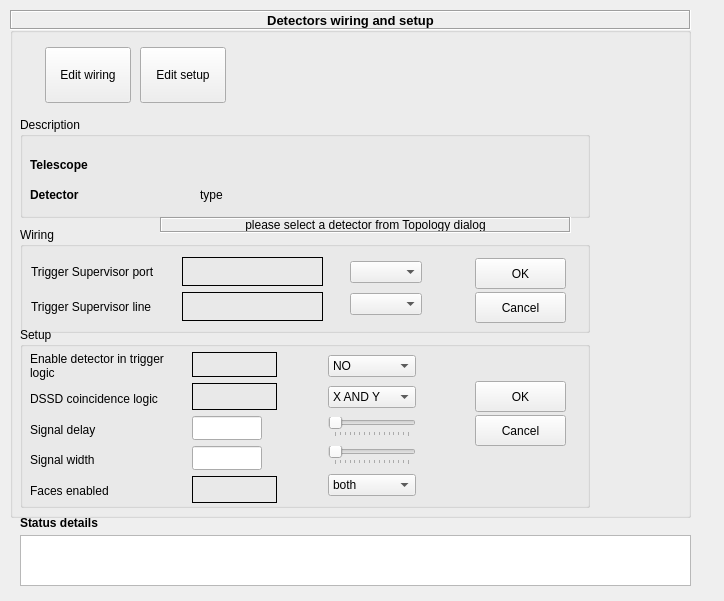
<?xml version="1.0" encoding="UTF-8"?>
<ui version="4.0">
 <class>detWireSetForm</class>
 <widget class="QWidget" name="detWireSetForm">
  <property name="geometry">
   <rect>
    <x>0</x>
    <y>0</y>
    <width>724</width>
    <height>601</height>
   </rect>
  </property>
  <property name="windowTitle">
   <string>Detectors Wiring</string>
  </property>
  <widget class="QGroupBox" name="mainBox">
   <property name="geometry">
    <rect>
     <x>10</x>
     <y>27</y>
     <width>681</width>
     <height>491</height>
    </rect>
   </property>
   <property name="layoutDirection">
    <enum>Qt::LeftToRight</enum>
   </property>
   <property name="title">
    <string/>
   </property>
   <property name="alignment">
    <set>Qt::AlignLeading|Qt::AlignLeft|Qt::AlignVCenter</set>
   </property>
   <property name="flat">
    <bool>true</bool>
   </property>
   <property name="checkable">
    <bool>false</bool>
   </property>
   <widget class="QGroupBox" name="descBox">
    <property name="geometry">
     <rect>
      <x>10</x>
      <y>90</y>
      <width>570</width>
      <height>101</height>
     </rect>
    </property>
    <property name="title">
     <string>Description</string>
    </property>
    <widget class="QWidget" name="layoutWidget">
     <property name="geometry">
      <rect>
       <x>10</x>
       <y>40</y>
       <width>161</width>
       <height>16</height>
      </rect>
     </property>
     <layout class="QHBoxLayout" name="hl3">
      <item>
       <widget class="QLabel" name="telLabel">
        <property name="font">
         <font>
          <weight>75</weight>
          <bold>true</bold>
         </font>
        </property>
        <property name="text">
         <string>Telescope</string>
        </property>
       </widget>
      </item>
      <item>
       <widget class="QLabel" name="telNameLabel">
        <property name="text">
         <string/>
        </property>
       </widget>
      </item>
     </layout>
    </widget>
    <widget class="QWidget" name="layoutWidget">
     <property name="geometry">
      <rect>
       <x>10</x>
       <y>70</y>
       <width>161</width>
       <height>16</height>
      </rect>
     </property>
     <layout class="QHBoxLayout" name="hl5">
      <item>
       <widget class="QLabel" name="detLabel">
        <property name="font">
         <font>
          <weight>75</weight>
          <bold>true</bold>
         </font>
        </property>
        <property name="text">
         <string>Detector</string>
        </property>
       </widget>
      </item>
      <item>
       <widget class="QLabel" name="detNameLabel">
        <property name="text">
         <string/>
        </property>
       </widget>
      </item>
     </layout>
    </widget>
    <widget class="QWidget" name="layoutWidget">
     <property name="geometry">
      <rect>
       <x>180</x>
       <y>70</y>
       <width>131</width>
       <height>16</height>
      </rect>
     </property>
     <layout class="QHBoxLayout" name="hl4">
      <item>
       <widget class="QLabel" name="typeLabel">
        <property name="font">
         <font>
          <weight>50</weight>
          <italic>false</italic>
          <bold>false</bold>
         </font>
        </property>
        <property name="text">
         <string>type</string>
        </property>
       </widget>
      </item>
      <item>
       <widget class="QLabel" name="detTypeLabel">
        <property name="text">
         <string/>
        </property>
       </widget>
      </item>
     </layout>
    </widget>
   </widget>
   <widget class="QGroupBox" name="wiringBox">
    <property name="geometry">
     <rect>
      <x>10</x>
      <y>200</y>
      <width>570</width>
      <height>106</height>
     </rect>
    </property>
    <property name="title">
     <string>Wiring</string>
    </property>
    <property name="flat">
     <bool>false</bool>
    </property>
    <property name="checkable">
     <bool>false</bool>
    </property>
    <widget class="QPushButton" name="cancelWiringButton">
     <property name="geometry">
      <rect>
       <x>455</x>
       <y>65</y>
       <width>91</width>
       <height>31</height>
      </rect>
     </property>
     <property name="text">
      <string>Cancel</string>
     </property>
     <property name="icon">
      <iconset>
       <normalon>:/icon/icons/cancel-large.png</normalon>
      </iconset>
     </property>
    </widget>
    <widget class="QPushButton" name="okWiringButton">
     <property name="geometry">
      <rect>
       <x>455</x>
       <y>31</y>
       <width>91</width>
       <height>31</height>
      </rect>
     </property>
     <property name="text">
      <string>OK</string>
     </property>
     <property name="icon">
      <iconset>
       <normalon>:/icon/icons/ok-large.png</normalon>
      </iconset>
     </property>
    </widget>
    <widget class="QLabel" name="wiringStatusIcon">
     <property name="geometry">
      <rect>
       <x>55</x>
       <y>0</y>
       <width>26</width>
       <height>16</height>
      </rect>
     </property>
     <property name="frameShape">
      <enum>QFrame::NoFrame</enum>
     </property>
     <property name="frameShadow">
      <enum>QFrame::Plain</enum>
     </property>
     <property name="text">
      <string/>
     </property>
     <property name="textFormat">
      <enum>Qt::PlainText</enum>
     </property>
     <property name="scaledContents">
      <bool>false</bool>
     </property>
     <property name="alignment">
      <set>Qt::AlignHCenter|Qt::AlignTop</set>
     </property>
     <property name="wordWrap">
      <bool>true</bool>
     </property>
     <property name="openExternalLinks">
      <bool>false</bool>
     </property>
    </widget>
    <widget class="QWidget" name="layoutWidget">
     <property name="geometry">
      <rect>
       <x>11</x>
       <y>30</y>
       <width>391</width>
       <height>64</height>
      </rect>
     </property>
     <layout class="QHBoxLayout" name="horizontalLayout_2">
      <item>
       <layout class="QVBoxLayout" name="verticalLayout_4">
        <item>
         <widget class="QLabel" name="tsiPortLabel">
          <property name="font">
           <font>
            <weight>50</weight>
            <bold>false</bold>
           </font>
          </property>
          <property name="text">
           <string>Trigger Supervisor port</string>
          </property>
         </widget>
        </item>
        <item>
         <widget class="QLabel" name="tsiLineLabel">
          <property name="font">
           <font>
            <weight>50</weight>
            <bold>false</bold>
           </font>
          </property>
          <property name="text">
           <string>Trigger Supervisor line</string>
          </property>
         </widget>
        </item>
       </layout>
      </item>
      <item>
       <spacer name="horizontalSpacer_3">
        <property name="orientation">
         <enum>Qt::Horizontal</enum>
        </property>
        <property name="sizeHint" stdset="0">
         <size>
          <width>40</width>
          <height>20</height>
         </size>
        </property>
       </spacer>
      </item>
      <item>
       <layout class="QVBoxLayout" name="verticalLayout_5">
        <item>
         <widget class="QLabel" name="portLabel">
          <property name="minimumSize">
           <size>
            <width>141</width>
            <height>21</height>
           </size>
          </property>
          <property name="font">
           <font>
            <pointsize>11</pointsize>
            <weight>75</weight>
            <bold>true</bold>
           </font>
          </property>
          <property name="frameShape">
           <enum>QFrame::Box</enum>
          </property>
          <property name="text">
           <string/>
          </property>
          <property name="textFormat">
           <enum>Qt::AutoText</enum>
          </property>
          <property name="alignment">
           <set>Qt::AlignCenter</set>
          </property>
         </widget>
        </item>
        <item>
         <widget class="QLabel" name="lineLabel">
          <property name="minimumSize">
           <size>
            <width>141</width>
            <height>21</height>
           </size>
          </property>
          <property name="font">
           <font>
            <pointsize>11</pointsize>
            <weight>75</weight>
            <bold>true</bold>
           </font>
          </property>
          <property name="frameShape">
           <enum>QFrame::Box</enum>
          </property>
          <property name="text">
           <string/>
          </property>
          <property name="textFormat">
           <enum>Qt::AutoText</enum>
          </property>
          <property name="alignment">
           <set>Qt::AlignCenter</set>
          </property>
         </widget>
        </item>
       </layout>
      </item>
      <item>
       <spacer name="horizontalSpacer_2">
        <property name="orientation">
         <enum>Qt::Horizontal</enum>
        </property>
        <property name="sizeHint" stdset="0">
         <size>
          <width>40</width>
          <height>20</height>
         </size>
        </property>
       </spacer>
      </item>
      <item>
       <layout class="QVBoxLayout" name="verticalLayout_6">
        <item>
         <widget class="QComboBox" name="portComboBox"/>
        </item>
        <item>
         <widget class="QComboBox" name="lineComboBox"/>
        </item>
       </layout>
      </item>
     </layout>
    </widget>
   </widget>
   <widget class="QGroupBox" name="setupBox">
    <property name="geometry">
     <rect>
      <x>10</x>
      <y>300</y>
      <width>570</width>
      <height>181</height>
     </rect>
    </property>
    <property name="title">
     <string>Setup</string>
    </property>
    <property name="flat">
     <bool>false</bool>
    </property>
    <widget class="QPushButton" name="okSetupButton">
     <property name="geometry">
      <rect>
       <x>455</x>
       <y>54</y>
       <width>91</width>
       <height>31</height>
      </rect>
     </property>
     <property name="text">
      <string>OK</string>
     </property>
     <property name="icon">
      <iconset>
       <normalon>:/icon/icons/ok-large.png</normalon>
      </iconset>
     </property>
    </widget>
    <widget class="QPushButton" name="cancelSetupButton">
     <property name="geometry">
      <rect>
       <x>455</x>
       <y>88</y>
       <width>91</width>
       <height>31</height>
      </rect>
     </property>
     <property name="text">
      <string>Cancel</string>
     </property>
     <property name="icon">
      <iconset>
       <normalon>:/icon/icons/cancel-large.png</normalon>
      </iconset>
     </property>
    </widget>
    <widget class="QLabel" name="setupStatusIcon">
     <property name="geometry">
      <rect>
       <x>55</x>
       <y>0</y>
       <width>26</width>
       <height>16</height>
      </rect>
     </property>
     <property name="frameShape">
      <enum>QFrame::NoFrame</enum>
     </property>
     <property name="frameShadow">
      <enum>QFrame::Plain</enum>
     </property>
     <property name="text">
      <string/>
     </property>
     <property name="textFormat">
      <enum>Qt::PlainText</enum>
     </property>
     <property name="scaledContents">
      <bool>false</bool>
     </property>
     <property name="alignment">
      <set>Qt::AlignHCenter|Qt::AlignTop</set>
     </property>
     <property name="wordWrap">
      <bool>true</bool>
     </property>
     <property name="openExternalLinks">
      <bool>false</bool>
     </property>
    </widget>
    <widget class="QWidget" name="layoutWidget">
     <property name="geometry">
      <rect>
       <x>10</x>
       <y>25</y>
       <width>386</width>
       <height>151</height>
      </rect>
     </property>
     <layout class="QHBoxLayout" name="horizontalLayout">
      <item>
       <layout class="QVBoxLayout" name="verticalLayout">
        <item>
         <widget class="QLabel" name="enaLabel">
          <property name="minimumSize">
           <size>
            <width>156</width>
            <height>0</height>
           </size>
          </property>
          <property name="maximumSize">
           <size>
            <width>156</width>
            <height>16777215</height>
           </size>
          </property>
          <property name="text">
           <string>Enable detector in trigger logic</string>
          </property>
          <property name="wordWrap">
           <bool>true</bool>
          </property>
         </widget>
        </item>
        <item>
         <widget class="QLabel" name="logicLabel">
          <property name="text">
           <string>DSSD coincidence logic</string>
          </property>
          <property name="wordWrap">
           <bool>true</bool>
          </property>
         </widget>
        </item>
        <item>
         <widget class="QLabel" name="delayLabel">
          <property name="text">
           <string>Signal delay</string>
          </property>
         </widget>
        </item>
        <item>
         <widget class="QLabel" name="periodLabel">
          <property name="text">
           <string>Signal width</string>
          </property>
         </widget>
        </item>
        <item>
         <widget class="QLabel" name="faceLabel">
          <property name="text">
           <string>Faces enabled</string>
          </property>
         </widget>
        </item>
       </layout>
      </item>
      <item>
       <layout class="QVBoxLayout" name="verticalLayout_2">
        <item>
         <widget class="QLabel" name="enableLabel">
          <property name="minimumSize">
           <size>
            <width>85</width>
            <height>25</height>
           </size>
          </property>
          <property name="maximumSize">
           <size>
            <width>85</width>
            <height>25</height>
           </size>
          </property>
          <property name="font">
           <font>
            <pointsize>11</pointsize>
            <weight>75</weight>
            <bold>true</bold>
           </font>
          </property>
          <property name="frameShape">
           <enum>QFrame::Box</enum>
          </property>
          <property name="text">
           <string/>
          </property>
          <property name="textFormat">
           <enum>Qt::AutoText</enum>
          </property>
          <property name="alignment">
           <set>Qt::AlignCenter</set>
          </property>
         </widget>
        </item>
        <item>
         <widget class="QLabel" name="coincLogicLabel">
          <property name="minimumSize">
           <size>
            <width>85</width>
            <height>25</height>
           </size>
          </property>
          <property name="font">
           <font>
            <pointsize>11</pointsize>
            <weight>75</weight>
            <bold>true</bold>
           </font>
          </property>
          <property name="frameShape">
           <enum>QFrame::Box</enum>
          </property>
          <property name="text">
           <string/>
          </property>
          <property name="textFormat">
           <enum>Qt::AutoText</enum>
          </property>
          <property name="alignment">
           <set>Qt::AlignCenter</set>
          </property>
         </widget>
        </item>
        <item>
         <widget class="QLineEdit" name="delayValue">
          <property name="minimumSize">
           <size>
            <width>56</width>
            <height>24</height>
           </size>
          </property>
          <property name="maximumSize">
           <size>
            <width>70</width>
            <height>24</height>
           </size>
          </property>
          <property name="sizeIncrement">
           <size>
            <width>0</width>
            <height>0</height>
           </size>
          </property>
          <property name="cursor">
           <cursorShape>ArrowCursor</cursorShape>
          </property>
          <property name="focusPolicy">
           <enum>Qt::NoFocus</enum>
          </property>
          <property name="text">
           <string/>
          </property>
          <property name="readOnly">
           <bool>true</bool>
          </property>
         </widget>
        </item>
        <item>
         <widget class="QLineEdit" name="periodValue">
          <property name="minimumSize">
           <size>
            <width>56</width>
            <height>24</height>
           </size>
          </property>
          <property name="maximumSize">
           <size>
            <width>70</width>
            <height>24</height>
           </size>
          </property>
          <property name="cursor">
           <cursorShape>ArrowCursor</cursorShape>
          </property>
          <property name="focusPolicy">
           <enum>Qt::NoFocus</enum>
          </property>
          <property name="text">
           <string/>
          </property>
          <property name="readOnly">
           <bool>true</bool>
          </property>
         </widget>
        </item>
        <item>
         <widget class="QLabel" name="faceValue">
          <property name="minimumSize">
           <size>
            <width>85</width>
            <height>25</height>
           </size>
          </property>
          <property name="font">
           <font>
            <pointsize>11</pointsize>
            <weight>75</weight>
            <bold>true</bold>
           </font>
          </property>
          <property name="frameShape">
           <enum>QFrame::Box</enum>
          </property>
          <property name="text">
           <string/>
          </property>
          <property name="textFormat">
           <enum>Qt::AutoText</enum>
          </property>
          <property name="alignment">
           <set>Qt::AlignCenter</set>
          </property>
         </widget>
        </item>
       </layout>
      </item>
      <item>
       <spacer name="horizontalSpacer">
        <property name="orientation">
         <enum>Qt::Horizontal</enum>
        </property>
        <property name="sizeHint" stdset="0">
         <size>
          <width>40</width>
          <height>20</height>
         </size>
        </property>
       </spacer>
      </item>
      <item>
       <layout class="QVBoxLayout" name="verticalLayout_3">
        <item>
         <widget class="QComboBox" name="enableBox">
          <property name="minimumSize">
           <size>
            <width>61</width>
            <height>0</height>
           </size>
          </property>
          <item>
           <property name="text">
            <string>NO</string>
           </property>
          </item>
          <item>
           <property name="text">
            <string>YES</string>
           </property>
          </item>
         </widget>
        </item>
        <item>
         <widget class="QComboBox" name="coincLogicBox">
          <property name="minimumSize">
           <size>
            <width>80</width>
            <height>0</height>
           </size>
          </property>
          <item>
           <property name="text">
            <string>X AND Y</string>
           </property>
          </item>
          <item>
           <property name="text">
            <string>X OR Y</string>
           </property>
          </item>
         </widget>
        </item>
        <item>
         <widget class="QSlider" name="delaySlider">
          <property name="sizePolicy">
           <sizepolicy hsizetype="Fixed" vsizetype="Fixed">
            <horstretch>0</horstretch>
            <verstretch>0</verstretch>
           </sizepolicy>
          </property>
          <property name="maximumSize">
           <size>
            <width>88</width>
            <height>16777215</height>
           </size>
          </property>
          <property name="maximum">
           <number>15</number>
          </property>
          <property name="orientation">
           <enum>Qt::Horizontal</enum>
          </property>
          <property name="tickPosition">
           <enum>QSlider::TicksBelow</enum>
          </property>
         </widget>
        </item>
        <item>
         <widget class="QSlider" name="periodSlider">
          <property name="minimumSize">
           <size>
            <width>88</width>
            <height>19</height>
           </size>
          </property>
          <property name="maximumSize">
           <size>
            <width>88</width>
            <height>19</height>
           </size>
          </property>
          <property name="maximum">
           <number>15</number>
          </property>
          <property name="orientation">
           <enum>Qt::Horizontal</enum>
          </property>
          <property name="tickPosition">
           <enum>QSlider::TicksBelow</enum>
          </property>
         </widget>
        </item>
        <item>
         <widget class="QComboBox" name="faceBox">
          <property name="minimumSize">
           <size>
            <width>80</width>
            <height>0</height>
           </size>
          </property>
          <item>
           <property name="text">
            <string>both</string>
           </property>
          </item>
          <item>
           <property name="text">
            <string>X only</string>
           </property>
          </item>
          <item>
           <property name="text">
            <string>Y only</string>
           </property>
          </item>
         </widget>
        </item>
       </layout>
      </item>
     </layout>
    </widget>
   </widget>
   <widget class="QLabel" name="helpLabel">
    <property name="geometry">
     <rect>
      <x>150</x>
      <y>190</y>
      <width>411</width>
      <height>16</height>
     </rect>
    </property>
    <property name="autoFillBackground">
     <bool>false</bool>
    </property>
    <property name="frameShape">
     <enum>QFrame::Box</enum>
    </property>
    <property name="frameShadow">
     <enum>QFrame::Sunken</enum>
    </property>
    <property name="lineWidth">
     <number>1</number>
    </property>
    <property name="midLineWidth">
     <number>0</number>
    </property>
    <property name="text">
     <string>please select a detector from Topology dialog</string>
    </property>
    <property name="textFormat">
     <enum>Qt::AutoText</enum>
    </property>
    <property name="alignment">
     <set>Qt::AlignCenter</set>
    </property>
   </widget>
   <widget class="QToolButton" name="editSetupButton">
    <property name="geometry">
     <rect>
      <x>130</x>
      <y>20</y>
      <width>86</width>
      <height>56</height>
     </rect>
    </property>
    <property name="text">
     <string>Edit setup</string>
    </property>
    <property name="icon">
     <iconset>
      <normalon>:/icon/icons/edit-large.png</normalon>
     </iconset>
    </property>
    <property name="checkable">
     <bool>true</bool>
    </property>
    <property name="toolButtonStyle">
     <enum>Qt::ToolButtonTextUnderIcon</enum>
    </property>
   </widget>
   <widget class="QToolButton" name="editWiringButton">
    <property name="geometry">
     <rect>
      <x>35</x>
      <y>20</y>
      <width>86</width>
      <height>56</height>
     </rect>
    </property>
    <property name="text">
     <string>Edit wiring</string>
    </property>
    <property name="icon">
     <iconset>
      <normalon>:/icon/icons/edit-large.png</normalon>
     </iconset>
    </property>
    <property name="checkable">
     <bool>true</bool>
    </property>
    <property name="toolButtonStyle">
     <enum>Qt::ToolButtonTextUnderIcon</enum>
    </property>
   </widget>
  </widget>
  <widget class="QLabel" name="title">
   <property name="geometry">
    <rect>
     <x>10</x>
     <y>10</y>
     <width>681</width>
     <height>20</height>
    </rect>
   </property>
   <property name="font">
    <font>
     <pointsize>10</pointsize>
     <weight>75</weight>
     <bold>true</bold>
     <underline>false</underline>
     <strikeout>false</strikeout>
    </font>
   </property>
   <property name="frameShape">
    <enum>QFrame::Box</enum>
   </property>
   <property name="frameShadow">
    <enum>QFrame::Sunken</enum>
   </property>
   <property name="text">
    <string>Detectors wiring and setup</string>
   </property>
   <property name="textFormat">
    <enum>Qt::AutoText</enum>
   </property>
   <property name="scaledContents">
    <bool>false</bool>
   </property>
   <property name="alignment">
    <set>Qt::AlignCenter</set>
   </property>
   <property name="textInteractionFlags">
    <set>Qt::NoTextInteraction</set>
   </property>
  </widget>
  <widget class="QTextBrowser" name="statusText">
   <property name="geometry">
    <rect>
     <x>20</x>
     <y>535</y>
     <width>671</width>
     <height>51</height>
    </rect>
   </property>
   <property name="frameShape">
    <enum>QFrame::StyledPanel</enum>
   </property>
   <property name="frameShadow">
    <enum>QFrame::Raised</enum>
   </property>
   <property name="verticalScrollBarPolicy">
    <enum>Qt::ScrollBarAlwaysOff</enum>
   </property>
   <property name="horizontalScrollBarPolicy">
    <enum>Qt::ScrollBarAlwaysOff</enum>
   </property>
   <property name="documentTitle">
    <string>Wiring and Setup errors</string>
   </property>
   <property name="html">
    <string>&lt;!DOCTYPE HTML PUBLIC &quot;-//W3C//DTD HTML 4.0//EN&quot; &quot;http://www.w3.org/TR/REC-html40/strict.dtd&quot;&gt;
&lt;html&gt;&lt;head&gt;&lt;meta name=&quot;qrichtext&quot; content=&quot;1&quot; /&gt;&lt;title&gt;Wiring and Setup errors&lt;/title&gt;&lt;style type=&quot;text/css&quot;&gt;
p, li { white-space: pre-wrap; }
&lt;/style&gt;&lt;/head&gt;&lt;body style=&quot; font-family:'Sans'; font-size:9pt; font-weight:400; font-style:normal;&quot;&gt;
&lt;p style=&quot;-qt-paragraph-type:empty; margin-top:0px; margin-bottom:0px; margin-left:0px; margin-right:0px; -qt-block-indent:0; text-indent:0px;&quot;&gt;&lt;/p&gt;&lt;/body&gt;&lt;/html&gt;</string>
   </property>
   <property name="textInteractionFlags">
    <set>Qt::NoTextInteraction</set>
   </property>
   <property name="openLinks">
    <bool>false</bool>
   </property>
  </widget>
  <widget class="QLabel" name="statusLabel">
   <property name="geometry">
    <rect>
     <x>20</x>
     <y>515</y>
     <width>101</width>
     <height>16</height>
    </rect>
   </property>
   <property name="font">
    <font>
     <weight>75</weight>
     <bold>true</bold>
    </font>
   </property>
   <property name="text">
    <string>Status details</string>
   </property>
  </widget>
 </widget>
 <resources>
  <include location="icons.qrc"/>
 </resources>
 <connections/>
</ui>
